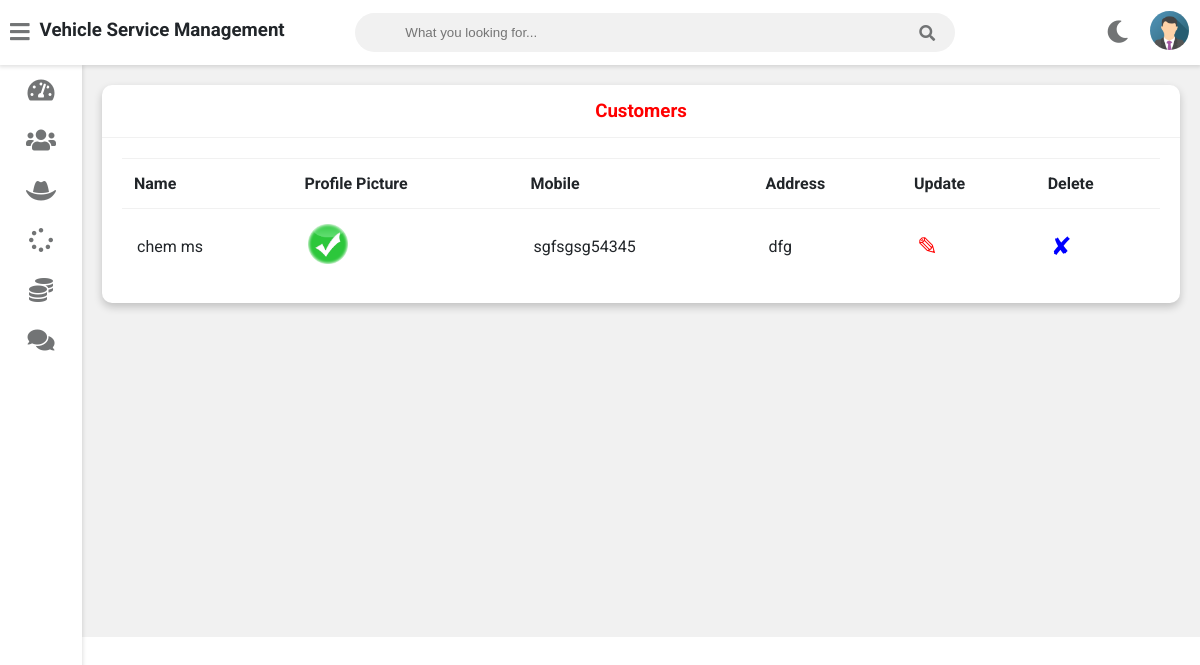
Screenshot of /admin-view-customer (signed in) with the database file from the repository.
### vehicle/models.py (models this page shows, shortened)
class Customer(models.Model):
    user=models.OneToOneField(User,on_delete=models.CASCADE)
    profile_pic= models.ImageField(upload_to='profile_pic/CustomerProfilePic/',null=True,blank=True)
    address = models.CharField(max_length=40)
    mobile = models.CharField(max_length=20,null=False)
    @property
    def get_name(self):
        return self.user.first_name+" "+self.user.last_name

### vehicle/views.py (the view)
# urls.py: path('admin-view-customer',views.admin_view_customer_view,name='admin-view-customer'),
@login_required(login_url='adminlogin')
def admin_view_customer_view(request):
    customers=models.Customer.objects.all()
    return render(request,'vehicle/admin_view_customer.html',{'customers':customers})

### templates/vehicle/admin_view_customer.html
{% extends 'vehicle/adminbase.html' %}
{% block content %}
{% load static %}
	<div class="wrapper">
		<div class="row">
			<div class="col-12 col-m-12 col-sm-12">
				<div class="card">
					<div class="card-header">
						<h3 style="color:red; text-align:center" >Customers
						</h3>
					</div>
					<div class="card-content">
						<table>
							<thead>
                <tr>
                  <th>Name</th>
                  <th>Profile Picture</th>
                  <th>Mobile</th>
                  <th>Address</th>
                  <th>Update</th>
                  <th>Delete</th>
                </tr>
							</thead>
							<tbody>
              {% for c in customers %}
                <tr>
                  <td> {{c.get_name}}</td>
                  <td> <img src="{% static c.profile_pic.url %}" alt="Profile Pic" height="40px" width="40px" /></td>
                  <td>{{c.mobile}}</td>
                  <td>{{c.address}}</td>
                  <td><a  style="color:red; text-decoration:none;font-size:25px;" href="{% url 'update-customer' c.id  %}">&#9998;</a></td>
                  <td><a style="color:blue; text-decoration:none;font-size:25px;"href="{% url 'delete-customer' c.id  %}">&#10008;</a></td>
                </tr>
                {% endfor %}
							</tbody>
						</table>
					</div>
				</div>
			</div>
		</div>
<br><br><br><br><br><br><br><br><br><br><br><br><br><br><br><br>
	</div>
{% endblock content %}

### rows the page displays
Customer: get_name "chem ms", profile_pic (picture), mobile "sgfsgsg54345", address "dfg"
